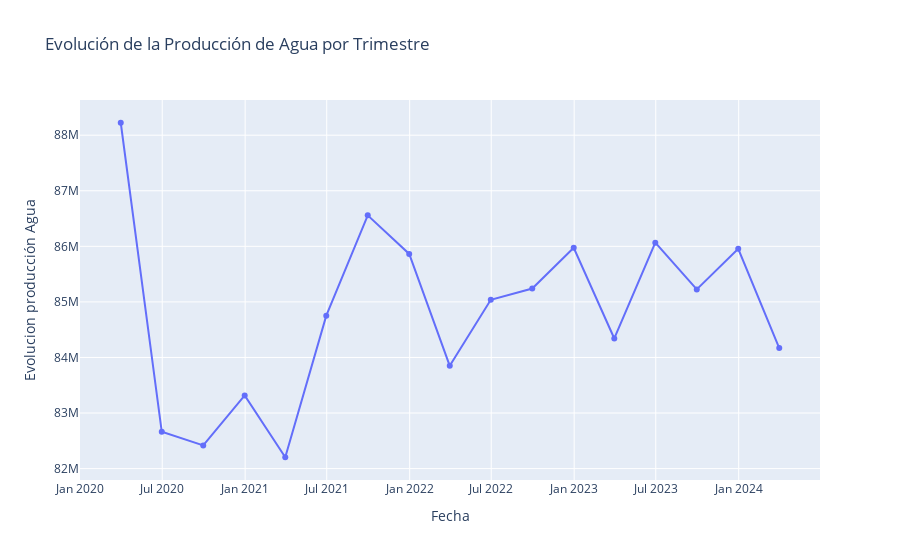

Write notebook code for a chart like this one.
### Code cell
# Separo la produccion de agua por que aplana y genera demaciado ruido en la grafica
fig = go.Figure()

fig.add_trace(go.Scatter(
    x=data_trimestral.index,
    y=data_trimestral['prod_agua'],
    mode='lines+markers',
    name='Producción de agua'
))
fig.update_layout(
    title='Evolución de la Producción de Agua por Trimestre',
    xaxis_title='Fecha',
    yaxis_title='Evolucion producción Agua'
)

fig.show()

### Figure 1 — Plotly figure (JSON) as saved in the notebook; plotly's stock layout.template omitted (floating-point values rounded to 4 significant figures)
{"data": [{"mode": "lines+markers", "name": "Producción de agua", "type": "scatter", "x": ["2020-03-31T00:00:00", "2020-06-30T00:00:00", "2020-09-30T00:00:00", "2020-12-31T00:00:00", "2021-03-31T00:00:00", "2021-06-30T00:00:00", "2021-09-30T00:00:00", "2021-12-31T00:00:00", "2022-03-31T00:00:00", "2022-06-30T00:00:00", "2022-09-30T00:00:00", "2022-12-31T00:00:00", "2023-03-31T00:00:00", "2023-06-30T00:00:00", "2023-09-30T00:00:00", "2023-12-31T00:00:00", "2024-03-31T00:00:00"], "y": [88220000.0, 82660000.0, 82420000.0, 83320000.0, 82200000.0, 84750000.0, 86560000.0, 85860000.0, 83850000.0, 85040000.0, 85240000.0, 85970000.0, 84340000.0, 86070000.0, 85220000.0, 85960000.0, 84170000.0]}], "layout": {"title": {"text": "Evolución de la Producción de Agua por Trimestre"}, "xaxis": {"title": {"text": "Fecha"}}, "yaxis": {"title": {"text": "Evolucion producción Agua"}}}}
